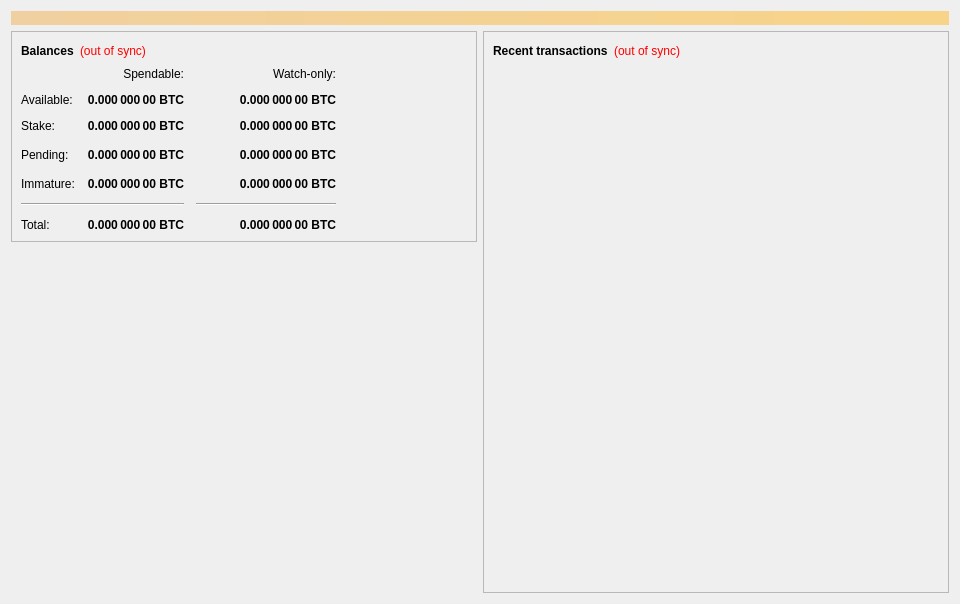
<?xml version="1.0" encoding="UTF-8"?>
<ui version="4.0">
 <class>OverviewPage</class>
 <widget class="QWidget" name="OverviewPage">
  <property name="geometry">
   <rect>
    <x>0</x>
    <y>0</y>
    <width>960</width>
    <height>604</height>
   </rect>
  </property>
  <property name="minimumSize">
   <size>
    <width>960</width>
    <height>0</height>
   </size>
  </property>
  <property name="windowTitle">
   <string>Form</string>
  </property>
  <layout class="QVBoxLayout" name="topLayout">
   <item>
    <widget class="QLabel" name="labelAlerts">
     <property name="visible">
      <bool>false</bool>
     </property>
     <property name="styleSheet">
      <string notr="true">background-color: qlineargradient(x1: 0, y1: 0, x2: 1, y2: 0, stop:0 #F0D0A0, stop:1 #F8D488); color:#000000;</string>
     </property>
     <property name="wordWrap">
      <bool>true</bool>
     </property>
     <property name="margin">
      <number>3</number>
     </property>
    </widget>
   </item>
   <item>
    <layout class="QHBoxLayout" name="horizontalLayout" stretch="1,1">
     <item>
      <layout class="QVBoxLayout" name="verticalLayout_2">
       <item>
        <widget class="QFrame" name="frame">
         <property name="frameShape">
          <enum>QFrame::StyledPanel</enum>
         </property>
         <property name="frameShadow">
          <enum>QFrame::Raised</enum>
         </property>
         <layout class="QVBoxLayout" name="verticalLayout_4">
          <item>
           <layout class="QHBoxLayout" name="horizontalLayout_4">
            <item>
             <widget class="QLabel" name="label_5">
              <property name="font">
               <font>
                <weight>75</weight>
                <bold>true</bold>
               </font>
              </property>
              <property name="text">
               <string>Balances</string>
              </property>
             </widget>
            </item>
            <item>
             <widget class="QLabel" name="labelWalletStatus">
              <property name="cursor">
               <cursorShape>WhatsThisCursor</cursorShape>
              </property>
              <property name="toolTip">
               <string>The displayed information may be out of date. Your wallet automatically synchronizes with the Ignition network after a connection is established, but this process has not completed yet.</string>
              </property>
              <property name="styleSheet">
               <string notr="true">QLabel { color: red; }</string>
              </property>
              <property name="text">
               <string notr="true">(out of sync)</string>
              </property>
              <property name="alignment">
               <set>Qt::AlignLeading|Qt::AlignLeft|Qt::AlignVCenter</set>
              </property>
             </widget>
            </item>
            <item>
             <spacer name="horizontalSpacer_3">
              <property name="orientation">
               <enum>Qt::Horizontal</enum>
              </property>
              <property name="sizeHint" stdset="0">
               <size>
                <width>40</width>
                <height>20</height>
               </size>
              </property>
             </spacer>
            </item>
           </layout>
          </item>
          <item>
           <layout class="QGridLayout" name="gridLayout">
            <property name="spacing">
             <number>12</number>
            </property>
            <item row="3" column="2">
             <widget class="QLabel" name="labelWatchPending">
              <property name="font">
               <font>
                <weight>75</weight>
                <bold>true</bold>
               </font>
              </property>
              <property name="cursor">
               <cursorShape>IBeamCursor</cursorShape>
              </property>
              <property name="toolTip">
               <string>Unconfirmed transactions to watch-only addresses</string>
              </property>
              <property name="text">
               <string notr="true">0.000 000 00 BTC</string>
              </property>
              <property name="alignment">
               <set>Qt::AlignRight|Qt::AlignTrailing|Qt::AlignVCenter</set>
              </property>
              <property name="textInteractionFlags">
               <set>Qt::LinksAccessibleByMouse|Qt::TextSelectableByKeyboard|Qt::TextSelectableByMouse</set>
              </property>
             </widget>
            </item>
            <item row="3" column="1">
             <widget class="QLabel" name="labelUnconfirmed">
              <property name="font">
               <font>
                <weight>75</weight>
                <bold>true</bold>
               </font>
              </property>
              <property name="cursor">
               <cursorShape>IBeamCursor</cursorShape>
              </property>
              <property name="toolTip">
               <string>Total of transactions that have yet to be confirmed, and do not yet count toward the spendable balance</string>
              </property>
              <property name="text">
               <string notr="true">0.000 000 00 BTC</string>
              </property>
              <property name="alignment">
               <set>Qt::AlignRight|Qt::AlignTrailing|Qt::AlignVCenter</set>
              </property>
              <property name="textInteractionFlags">
               <set>Qt::LinksAccessibleByMouse|Qt::TextSelectableByKeyboard|Qt::TextSelectableByMouse</set>
              </property>
             </widget>
            </item>
            <item row="4" column="2">
             <widget class="QLabel" name="labelWatchImmature">
              <property name="font">
               <font>
                <weight>75</weight>
                <bold>true</bold>
               </font>
              </property>
              <property name="cursor">
               <cursorShape>IBeamCursor</cursorShape>
              </property>
              <property name="toolTip">
               <string>Mined balance in watch-only addresses that has not yet matured</string>
              </property>
              <property name="text">
               <string notr="true">0.000 000 00 BTC</string>
              </property>
              <property name="alignment">
               <set>Qt::AlignRight|Qt::AlignTrailing|Qt::AlignVCenter</set>
              </property>
              <property name="textInteractionFlags">
               <set>Qt::LinksAccessibleByMouse|Qt::TextSelectableByKeyboard|Qt::TextSelectableByMouse</set>
              </property>
             </widget>
            </item>
            <item row="5" column="0" colspan="2">
             <widget class="Line" name="lineSpendableBalance">
              <property name="orientation">
               <enum>Qt::Horizontal</enum>
              </property>
             </widget>
            </item>
            <item row="5" column="2">
             <widget class="Line" name="lineWatchBalance">
              <property name="sizePolicy">
               <sizepolicy hsizetype="Preferred" vsizetype="Fixed">
                <horstretch>0</horstretch>
                <verstretch>0</verstretch>
               </sizepolicy>
              </property>
              <property name="minimumSize">
               <size>
                <width>140</width>
                <height>0</height>
               </size>
              </property>
              <property name="orientation">
               <enum>Qt::Horizontal</enum>
              </property>
             </widget>
            </item>
            <item row="6" column="0">
             <widget class="QLabel" name="labelTotalText">
              <property name="text">
               <string>Total:</string>
              </property>
             </widget>
            </item>
            <item row="4" column="1">
             <widget class="QLabel" name="labelImmature">
              <property name="font">
               <font>
                <weight>75</weight>
                <bold>true</bold>
               </font>
              </property>
              <property name="cursor">
               <cursorShape>IBeamCursor</cursorShape>
              </property>
              <property name="toolTip">
               <string>Mined balance that has not yet matured</string>
              </property>
              <property name="text">
               <string notr="true">0.000 000 00 BTC</string>
              </property>
              <property name="alignment">
               <set>Qt::AlignRight|Qt::AlignTrailing|Qt::AlignVCenter</set>
              </property>
              <property name="textInteractionFlags">
               <set>Qt::LinksAccessibleByMouse|Qt::TextSelectableByKeyboard|Qt::TextSelectableByMouse</set>
              </property>
             </widget>
            </item>
            <item row="3" column="3">
             <spacer name="horizontalSpacer_2">
              <property name="orientation">
               <enum>Qt::Horizontal</enum>
              </property>
              <property name="sizeHint" stdset="0">
               <size>
                <width>40</width>
                <height>20</height>
               </size>
              </property>
             </spacer>
            </item>
            <item row="4" column="0">
             <widget class="QLabel" name="labelImmatureText">
              <property name="text">
               <string>Immature:</string>
              </property>
             </widget>
            </item>
            <item row="6" column="1">
             <widget class="QLabel" name="labelTotal">
              <property name="font">
               <font>
                <weight>75</weight>
                <bold>true</bold>
               </font>
              </property>
              <property name="cursor">
               <cursorShape>IBeamCursor</cursorShape>
              </property>
              <property name="toolTip">
               <string>Your current total balance</string>
              </property>
              <property name="text">
               <string notr="true">0.000 000 00 BTC</string>
              </property>
              <property name="alignment">
               <set>Qt::AlignRight|Qt::AlignTrailing|Qt::AlignVCenter</set>
              </property>
              <property name="textInteractionFlags">
               <set>Qt::LinksAccessibleByMouse|Qt::TextSelectableByKeyboard|Qt::TextSelectableByMouse</set>
              </property>
             </widget>
            </item>
            <item row="6" column="2">
             <widget class="QLabel" name="labelWatchTotal">
              <property name="font">
               <font>
                <weight>75</weight>
                <bold>true</bold>
               </font>
              </property>
              <property name="cursor">
               <cursorShape>IBeamCursor</cursorShape>
              </property>
              <property name="toolTip">
               <string>Current total balance in watch-only addresses</string>
              </property>
              <property name="text">
               <string notr="true">0.000 000 00 BTC</string>
              </property>
              <property name="alignment">
               <set>Qt::AlignRight|Qt::AlignTrailing|Qt::AlignVCenter</set>
              </property>
              <property name="textInteractionFlags">
               <set>Qt::LinksAccessibleByMouse|Qt::TextSelectableByKeyboard|Qt::TextSelectableByMouse</set>
              </property>
             </widget>
            </item>
            <item row="0" column="2">
             <widget class="QLabel" name="labelWatchonly">
              <property name="text">
               <string>Watch-only:</string>
              </property>
              <property name="alignment">
               <set>Qt::AlignRight|Qt::AlignTrailing|Qt::AlignVCenter</set>
              </property>
             </widget>
            </item>
            <item row="1" column="0">
             <widget class="QLabel" name="labelBalanceText">
              <property name="text">
               <string>Available:</string>
              </property>
             </widget>
            </item>
            <item row="1" column="1">
             <widget class="QLabel" name="labelBalance">
              <property name="font">
               <font>
                <weight>75</weight>
                <bold>true</bold>
               </font>
              </property>
              <property name="cursor">
               <cursorShape>IBeamCursor</cursorShape>
              </property>
              <property name="toolTip">
               <string>Your current spendable balance</string>
              </property>
              <property name="text">
               <string notr="true">0.000 000 00 BTC</string>
              </property>
              <property name="alignment">
               <set>Qt::AlignRight|Qt::AlignTrailing|Qt::AlignVCenter</set>
              </property>
              <property name="textInteractionFlags">
               <set>Qt::LinksAccessibleByMouse|Qt::TextSelectableByKeyboard|Qt::TextSelectableByMouse</set>
              </property>
             </widget>
            </item>
            <item row="2" column="0">
             <widget class="QLabel" name="label_10">
              <property name="text">
               <string>Stake:</string>
              </property>
             </widget>
            </item>
            <item row="2" column="1">
             <widget class="QLabel" name="labelStake">
              <property name="font">
               <font>
                <weight>75</weight>
                <bold>true</bold>
               </font>
              </property>
              <property name="cursor">
               <cursorShape>IBeamCursor</cursorShape>
              </property>
              <property name="toolTip">
               <string>Total of coins that was staked, and do not yet count toward the current balance</string>
              </property>
              <property name="text">
               <string notr="true">0.000 000 00 BTC</string>
              </property>
              <property name="alignment">
               <set>Qt::AlignRight|Qt::AlignTrailing|Qt::AlignVCenter</set>
              </property>
              <property name="textInteractionFlags">
               <set>Qt::LinksAccessibleByMouse|Qt::TextSelectableByKeyboard|Qt::TextSelectableByMouse</set>
              </property>
             </widget>
            </item>
            <item row="2" column="2">
             <widget class="QLabel" name="labelWatchStake">
              <property name="font">
               <font>
                <weight>75</weight>
                <bold>true</bold>
               </font>
              </property>
              <property name="cursor">
               <cursorShape>IBeamCursor</cursorShape>
              </property>
              <property name="toolTip">
               <string>Total of coins that was staked in watch-only addresses, and do not yet count toward the current watch-only balance</string>
              </property>
              <property name="text">
               <string notr="true">0.000 000 00 BTC</string>
              </property>
              <property name="alignment">
               <set>Qt::AlignRight|Qt::AlignTrailing|Qt::AlignVCenter</set>
              </property>
              <property name="textInteractionFlags">
               <set>Qt::LinksAccessibleByMouse|Qt::TextSelectableByKeyboard|Qt::TextSelectableByMouse</set>
              </property>
             </widget>
            </item>
            <item row="1" column="2">
             <widget class="QLabel" name="labelWatchAvailable">
              <property name="font">
               <font>
                <weight>75</weight>
                <bold>true</bold>
               </font>
              </property>
              <property name="cursor">
               <cursorShape>IBeamCursor</cursorShape>
              </property>
              <property name="toolTip">
               <string>Your current balance in watch-only addresses</string>
              </property>
              <property name="text">
               <string notr="true">0.000 000 00 BTC</string>
              </property>
              <property name="alignment">
               <set>Qt::AlignRight|Qt::AlignTrailing|Qt::AlignVCenter</set>
              </property>
              <property name="textInteractionFlags">
               <set>Qt::LinksAccessibleByMouse|Qt::TextSelectableByKeyboard|Qt::TextSelectableByMouse</set>
              </property>
             </widget>
            </item>
            <item row="3" column="0">
             <widget class="QLabel" name="labelPendingText">
              <property name="text">
               <string>Pending:</string>
              </property>
             </widget>
            </item>
            <item row="0" column="1">
             <widget class="QLabel" name="labelSpendable">
              <property name="text">
               <string>Spendable:</string>
              </property>
              <property name="alignment">
               <set>Qt::AlignRight|Qt::AlignTrailing|Qt::AlignVCenter</set>
              </property>
             </widget>
            </item>
           </layout>
          </item>
         </layout>
        </widget>
       </item>
       <item>
        <spacer name="verticalSpacer">
         <property name="orientation">
          <enum>Qt::Vertical</enum>
         </property>
         <property name="sizeHint" stdset="0">
          <size>
           <width>20</width>
           <height>40</height>
          </size>
         </property>
        </spacer>
       </item>
      </layout>
     </item>
     <item>
      <layout class="QVBoxLayout" name="verticalLayout_3">
       <item>
        <widget class="QFrame" name="frame_2">
         <property name="frameShape">
          <enum>QFrame::StyledPanel</enum>
         </property>
         <property name="frameShadow">
          <enum>QFrame::Raised</enum>
         </property>
         <layout class="QVBoxLayout" name="verticalLayout">
          <item>
           <layout class="QHBoxLayout" name="horizontalLayout_2">
            <item>
             <widget class="QLabel" name="label_4">
              <property name="font">
               <font>
                <weight>75</weight>
                <bold>true</bold>
               </font>
              </property>
              <property name="text">
               <string>Recent transactions</string>
              </property>
             </widget>
            </item>
            <item>
             <widget class="QLabel" name="labelTransactionsStatus">
              <property name="cursor">
               <cursorShape>WhatsThisCursor</cursorShape>
              </property>
              <property name="toolTip">
               <string>The displayed information may be out of date. Your wallet automatically synchronizes with the Ignition network after a connection is established, but this process has not completed yet.</string>
              </property>
              <property name="styleSheet">
               <string notr="true">QLabel { color: red; }</string>
              </property>
              <property name="text">
               <string notr="true">(out of sync)</string>
              </property>
              <property name="alignment">
               <set>Qt::AlignRight|Qt::AlignTrailing|Qt::AlignVCenter</set>
              </property>
             </widget>
            </item>
            <item>
             <spacer name="horizontalSpacer">
              <property name="orientation">
               <enum>Qt::Horizontal</enum>
              </property>
              <property name="sizeHint" stdset="0">
               <size>
                <width>40</width>
                <height>20</height>
               </size>
              </property>
             </spacer>
            </item>
           </layout>
          </item>
          <item>
           <widget class="QListView" name="listTransactions">
            <property name="styleSheet">
             <string notr="true">QListView { background: transparent; }</string>
            </property>
            <property name="frameShape">
             <enum>QFrame::NoFrame</enum>
            </property>
            <property name="verticalScrollBarPolicy">
             <enum>Qt::ScrollBarAlwaysOff</enum>
            </property>
            <property name="horizontalScrollBarPolicy">
             <enum>Qt::ScrollBarAlwaysOff</enum>
            </property>
            <property name="selectionMode">
             <enum>QAbstractItemView::NoSelection</enum>
            </property>
           </widget>
          </item>
         </layout>
        </widget>
       </item>
      </layout>
     </item>
    </layout>
   </item>
  </layout>
 </widget>
 <resources/>
 <connections/>
</ui>
